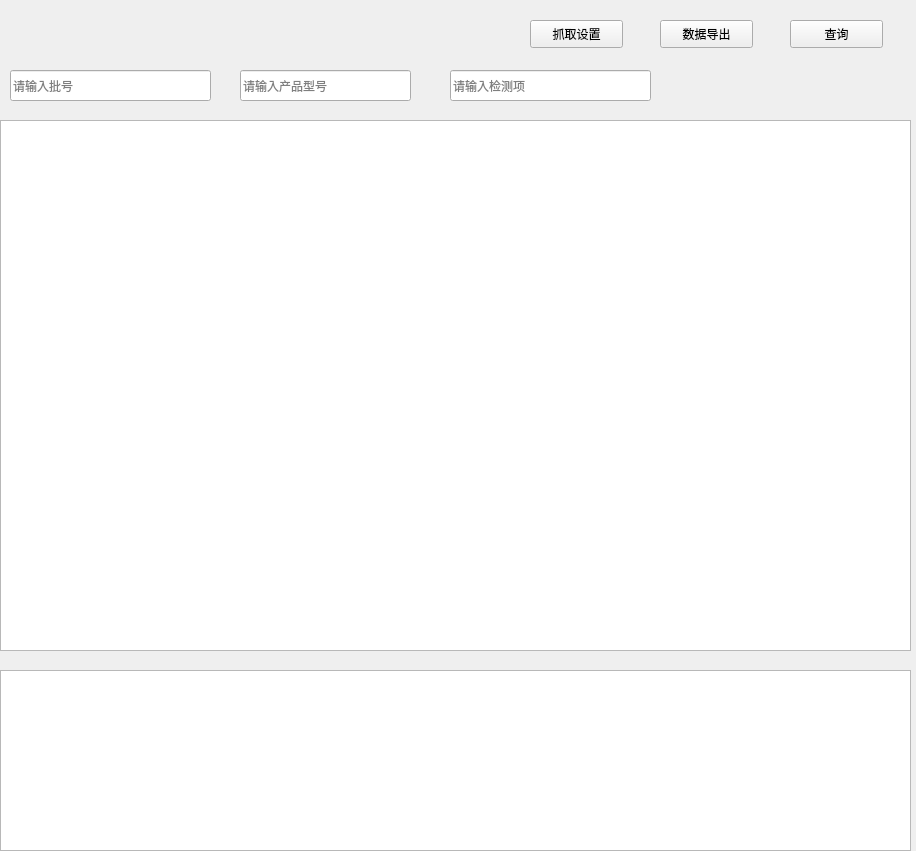
<?xml version="1.0" encoding="UTF-8"?>
<ui version="4.0">
 <class>Form</class>
 <widget class="QWidget" name="Form">
  <property name="geometry">
   <rect>
    <x>0</x>
    <y>0</y>
    <width>916</width>
    <height>851</height>
   </rect>
  </property>
  <property name="windowTitle">
   <string>数据抓取工具</string>
  </property>
  <widget class="QPushButton" name="pushButton">
   <property name="geometry">
    <rect>
     <x>530</x>
     <y>20</y>
     <width>93</width>
     <height>28</height>
    </rect>
   </property>
   <property name="text">
    <string>抓取设置</string>
   </property>
  </widget>
  <widget class="QTableWidget" name="dataTable">
   <property name="geometry">
    <rect>
     <x>0</x>
     <y>120</y>
     <width>911</width>
     <height>531</height>
    </rect>
   </property>
   <attribute name="horizontalHeaderDefaultSectionSize">
    <number>200</number>
   </attribute>
  </widget>
  <widget class="QPushButton" name="queryData">
   <property name="geometry">
    <rect>
     <x>790</x>
     <y>20</y>
     <width>93</width>
     <height>28</height>
    </rect>
   </property>
   <property name="text">
    <string>查询</string>
   </property>
  </widget>
  <widget class="QLineEdit" name="itemId">
   <property name="geometry">
    <rect>
     <x>450</x>
     <y>70</y>
     <width>201</width>
     <height>31</height>
    </rect>
   </property>
   <property name="placeholderText">
    <string>请输入检测项</string>
   </property>
  </widget>
  <widget class="QLineEdit" name="lotId">
   <property name="geometry">
    <rect>
     <x>10</x>
     <y>70</y>
     <width>201</width>
     <height>31</height>
    </rect>
   </property>
   <property name="placeholderText">
    <string>请输入批号</string>
   </property>
  </widget>
  <widget class="QTextEdit" name="mainLog">
   <property name="geometry">
    <rect>
     <x>0</x>
     <y>670</y>
     <width>911</width>
     <height>181</height>
    </rect>
   </property>
  </widget>
  <widget class="QLineEdit" name="productId">
   <property name="geometry">
    <rect>
     <x>240</x>
     <y>70</y>
     <width>171</width>
     <height>31</height>
    </rect>
   </property>
   <property name="placeholderText">
    <string>请输入产品型号</string>
   </property>
  </widget>
  <widget class="QPushButton" name="dataExport">
   <property name="geometry">
    <rect>
     <x>660</x>
     <y>20</y>
     <width>93</width>
     <height>28</height>
    </rect>
   </property>
   <property name="text">
    <string>数据导出</string>
   </property>
  </widget>
 </widget>
 <resources/>
 <connections/>
</ui>
